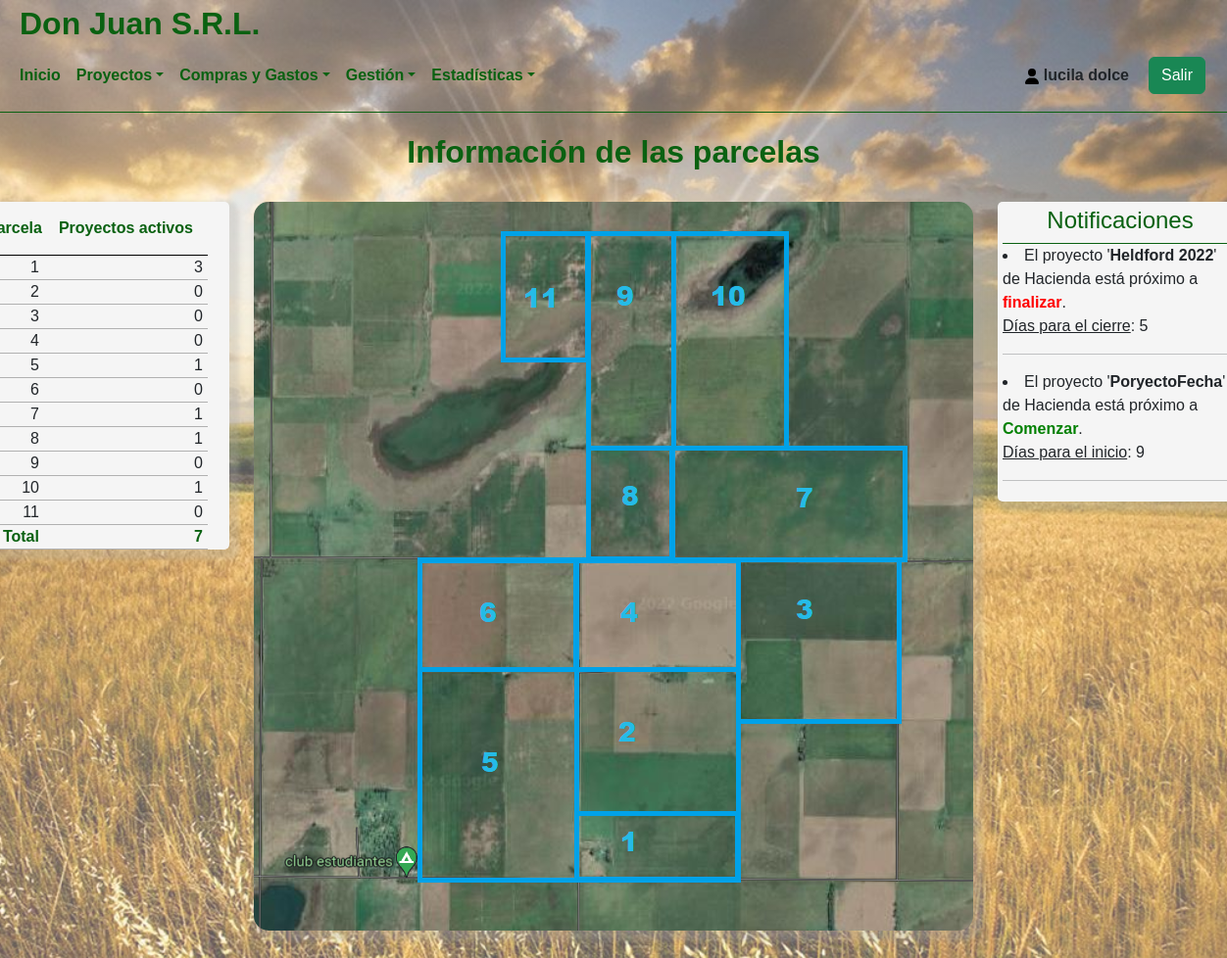
The app's page /System/inicio.php (signed in) with its own data.
### tables this page shows
CREATE TABLE `usuarios` (
  `id_usuario` int(11) NOT NULL,
  `usuario` varchar(45) NOT NULL,
  `password` varchar(45) NOT NULL,
  `nombre` varchar(45) NOT NULL,
  `apellido` varchar(45) NOT NULL,
  `id_tipoUsuario` int(11) NOT NULL,
  `id_EstadoUsuario` int(1) NOT NULL
);

CREATE TABLE `proyectos` (
  `id_Proyecto` int(11) NOT NULL,
  `id_Parcela` int(11) NOT NULL,
  `nombreProyecto` varchar(45) NOT NULL,
  `id_TipoProyecto` int(11) NOT NULL,
  `cantidadHas` int(11) NOT NULL,
  `id_EstadoProyecto` int(11) NOT NULL
);

CREATE TABLE `tipoproyecto` (
  `id_tipoProyecto` int(11) NOT NULL,
  `tipoProyecto` varchar(45) NOT NULL
);

CREATE TABLE `detallehacienda` (
  `id_DetalleHacienda` int(11) NOT NULL,
  `id_Proyecto` int(11) NOT NULL,
  `fechaInicio` date NOT NULL,
  `fechaCierre` date NOT NULL,
  `cantidadCabezas` int(11) NOT NULL,
  `id_Categoria` int(11) NOT NULL,
  `inversion` varchar(45) NOT NULL,
  `id_Moneda` int(2) NOT NULL,
  `tipoCambio` varchar(45) NOT NULL
);

### System/inicio.php (the view, shortened to what the rows shown need)
<?php
include('../Template/Cabecera.php');
include ("../Modelo/Conexion.php");
?>
	<main class="contenedor">
	<section class="centrado">
		<div class="centrado--titulo">
			<h1>Información de las parcelas</h1>
		</div>
		<div class="centrado--parcelas">
			<div class="centrado--table">
				<table>
					<tr>
						<th>Parcela</th>
						<th style="text-align: right;padding:15px;">Proyectos activos</th>
					</tr>
				</table>
			</div>
			<div class="centrado--notif">
				<div class="centrado--notif-cont">
					<?php
					$fechaActual = date('Y-m-d');
					$consulta=mysqli_query($conexion, "SELECT p.id_Proyecto, p.nombreProyecto, ds.fechaCierre AS fcs, dh.fechaCierre AS fch, da.fechaCierre AS fca, t.tipoProyecto, ds.fechaInicio AS fis, dh.fechaInicio AS fih, da.fechaInicio AS fia, p.id_EstadoProyecto
					FROM proyectos p
					LEFT JOIN detallesiembra ds ON ds.id_Proyecto = p.id_Proyecto
					LEFT JOIN detallehacienda dh ON dh.id_Proyecto = p.id_Proyecto
					LEFT JOIN detallealquiler da ON da.id_Proyecto = p.id_Proyecto
					LEFT JOIN tipoproyecto t ON t.id_tipoProyecto = p.id_TipoProyecto
					WHERE ds.fechaCierre > '$fechaActual' OR dh.fechaCierre > '$fechaActual' OR da.fechaCierre > '$fechaActual'");
					while($listar = mysqli_fetch_array($consulta))
					{
						if(isset($listar['fch'])){
							$fechabd = $listar['fch'];
						}else if(isset($listar['fcs'])){
							$fechabd = $listar['fcs'];
						}else{
							$fechabd = $listar['fca'];
						}
					$fec1bd = $fechabd;
					$fec1actual = $fechaActual;
					$segundosFechabd = strtotime($fec1bd);
					$segundosFechaactual = strtotime($fec1actual);
					$segundosTranscurridos = $segundosFechabd - $segundosFechaactual;
					$minutosTranscurridos = $segundosTranscurridos / 60;
					$horas = $minutosTranscurridos / 60;
					$dias = $horas / 24;
					$diasRedondedos = floor($dias);
					if($diasRedondedos < 30){
						echo "<li>El proyecto '<strong>$listar[nombreProyecto]</strong>' de $listar[tipoProyecto] está próximo a <strong><span style='color:red;'>finalizar</span></strong>.<br/><u>Días para el cierre</u>: $diasRedondedos</li>";
						echo "<hr/>";
					}
						if(isset($listar['fis'])){
							$fechabd2 = $listar['fis'];
						}else if(isset($listar['fih'])){
							$fechabd2 = $listar['fih'];
						}else{
							$fechabd2 = $listar['fia'];
						}
						$fec2bd = $fechabd2;
						$fec2actual = $fechaActual;
						$segundosFechabd2 = strtotime($fec2bd);
						$segundosFechaactual2 = strtotime($fec2actual);
						$segundosTranscurridos2 = $segundosFechabd2 - $segundosFechaactual2;
						$minutosTranscurridos2 = $segundosTranscurridos2 / 60;
						$horas2 = $minutosTranscurridos2 / 60;
						$dias2 = $horas2 / 24;
						$diasRedondedos2 = floor($dias2);
						if($listar['id_EstadoProyecto'] == 1 AND $diasRedondedos2 < 30){
							echo "<li>El proyecto '<strong>$listar[nombreProyecto]</strong>' de $listar[tipoProyecto] está próximo a <strong><span style='color:green;'>Comenzar</span></strong>.<br/><u>Días para el inicio</u>: $diasRedondedos2</li>";
							echo "<hr/>";
						}
					}
					?>
				</div>
			</div>
		</div>
	</section>
	</main>

### Template/Cabecera.php (shortened to what the rows shown need)
<?php
include ("../Modelo/Conexion.php");
$iduser = $_SESSION['usuario'];
$sql = "SELECT * FROM usuarios WHERE usuario='$iduser'";
$resultado = $conexion->query($sql);
$row = $resultado->fetch_assoc();
$nombre = $row['nombre'];
$apellido = $row['apellido'];
?>
<!DOCTYPE html>
<html lang="es">
<head>
    <link href="https://cdn.jsdelivr.net/npm/bootstrap@5.2.0-beta1/dist/css/bootstrap.min.css" rel="stylesheet">
    <link href="https://unpkg.com/aos@2.3.1/dist/aos.css" rel="stylesheet">
	<link rel="stylesheet" href="../Css/estilos.css">
</head>
<body>
<header class="hea-pri" >
	<div class="titPrincipal">
		<h1>Don Juan S.R.L.</h1>
	</div>
    <nav class="navbar navbar-expand-lg navbar-light" style="border-bottom: 1px solid #0a6111;">
        <div class="container-fluid navpri">
            <div class="exit">
				<div class="exit-name">
				<p><svg xmlns="http://www.w3.org/2000/svg" height="1em" viewBox="0 0 448 512" style="fill:#000000;"><path d="M224 256A128 128 0 1 0 224 0a128 128 0 1 0 0 256zm-45.7 48C79.8 304 0 383.8 0 482.3C0 498.7 13.3 512 29.7 512H418.3c16.4 0 29.7-13.3 29.7-29.7C448 383.8 368.2 304 269.7 304H178.3z"/></svg>&nbsp<?php echo $nombre." ".$apellido;?></p>
				</div>
			</div>
        </div>
    </nav>
</header>

### records on screen
usuarios: nombre "lucila", apellido "dolce"
proyectos: nombreProyecto "Heldford 2022", id_TipoProyecto.tipoProyecto "Hacienda", detallehacienda.fechaCierre "5"
proyectos: nombreProyecto "PoryectoFecha", id_TipoProyecto.tipoProyecto "Hacienda", detallehacienda.fechaInicio "9"

### other values on screen
$par1 "3"
$par2 "0"
$par3 "0"
$par4 "0"
$par5 "1"
$par6 "0"
$par7 "1"
$par8 "1"
$par9 "0"
$par10 "1"
$par11 "0"
$parcT "7"
